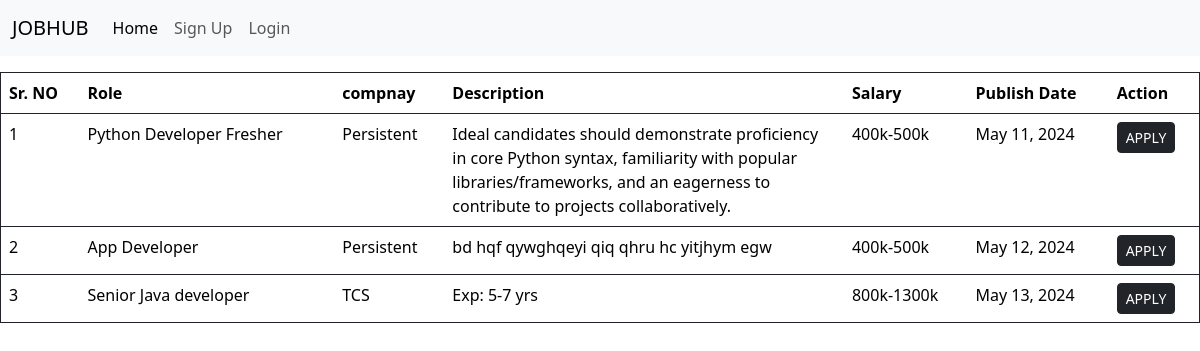
The page / on the database its author committed.
### JobHub/models.py (models this page shows, shortened)
class Jobs(models.Model):
    job_role = models.CharField(max_length=100)
    company = models.CharField(max_length=100)
    salary = models.CharField(max_length=100)
    description = models.TextField(null=True, default='')
    date_of_publish = models.DateField(auto_now_add=True)
    employer = models.ForeignKey(Employer, on_delete=models.CASCADE, to_field='employer_id', null=True)

### JobHub/views.py (the view)
# urls.py: 2. Add a URL to urlpatterns:  path('', views.home, name='home')
def home(request):
    job = Jobs.objects.all()
    return render(request, 'home.html', {'job': job})

### templates/home.html (shortened to what this page needs)
<!doctype html>
<html lang="en">
<head>
    <link href="https://cdn.jsdelivr.net/npm/bootstrap@5.3.3/dist/css/bootstrap.min.css" rel="stylesheet"
>
</head>
<body>
    {% include 'navbar.html' %}
    <table class="table mt-3 border border-dark">
        <thead>
            <tr>
                <th scope="col">Sr. NO</th>
                <th scope="col">Role</th>
                <th scope="col">compnay</th>
                <th scope="col" class="col-4">Description</th>
                <th scope="col">Salary</th>
                <th scope="col">Publish Date</th>
                <th scope="col">Action</th>
            </tr>
        </thead>
        <tbody>
            {% for j in job%}
            <tr>
                <td>{{forloop.counter}}</td>
                <td>{{j.job_role}}</td>
                <td>{{j.company}}</td>
                <td>{{j.description}}</td>
                <td>{{j.salary}}</td>
                <td>{{j.date_of_publish}}</td>
                <td><a href="/login/" class="btn btn-dark btn-sm"> APPLY</button></td>
            </tr>
            {% endfor %}
                    </tbody>
    </table>
</body>
</html>

### templates/navbar.html (shortened to what this page needs)
<!doctype html>
<html lang="en">
<head>
  <link href="https://cdn.jsdelivr.net/npm/bootstrap@5.3.3/dist/css/bootstrap.min.css" rel="stylesheet"
>
</head>
<body>
  <nav class="navbar navbar-expand-lg bg-body-tertiary">
    <div class="container-fluid">
      <a class="navbar-brand" href="#">JOBHUB</a>
      <div class="collapse navbar-collapse" id="navbarSupportedContent">
        <ul class="navbar-nav me-auto mb-2 mb-lg-0">
          <li class="nav-item">
            <a class="nav-link active" aria-current="page" href="/home/">Home</a>
          </li>
          <li class="nav-item">
            <a class="nav-link" href="/signup/">Sign Up</a>
          </li>
          <li class="nav-item">
            <a class="nav-link" href="/login/">Login</a>
          </li>
        </ul>
      </div>
    </div>
  </nav>
</body>
</html>

### rows shown on the page
Jobs: job_role "Python Developer Fresher", company "Persistent", description "Ideal candidates should demonstrate proficiency in core Python syntax, familiarity with popular libraries/frameworks, and an eagerness to contribute to projects collaboratively.", salary "400k-500k", date_of_publish "May 11, 2024"
Jobs: job_role "App Developer", company "Persistent", description "bd hqf qywghqeyi qiq qhru hc yitjhym egw", salary "400k-500k", date_of_publish "May 12, 2024"
Jobs: job_role "Senior Java developer", company "TCS", description "Exp: 5-7 yrs", salary "800k-1300k", date_of_publish "May 13, 2024"
